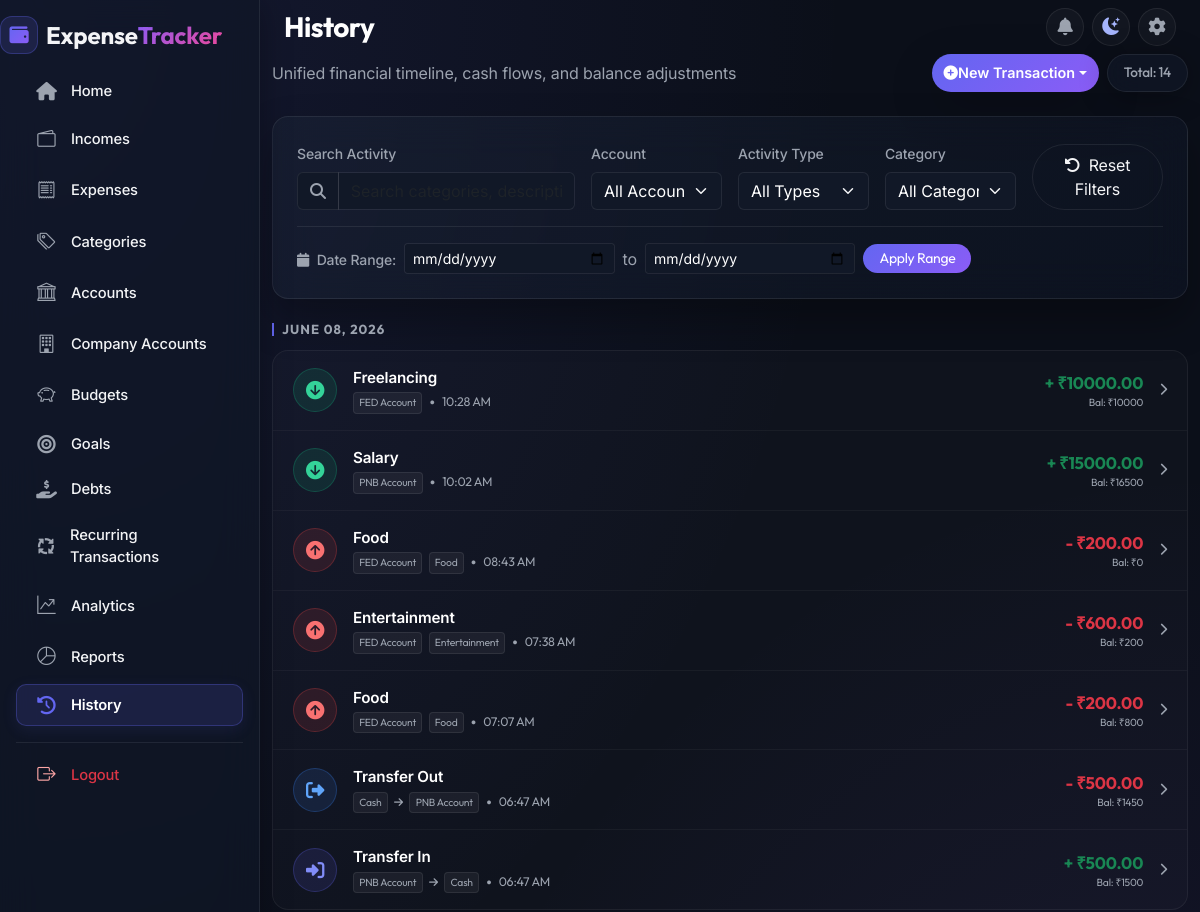
The app's page /transactions/history/ (signed in, upper part), older data.
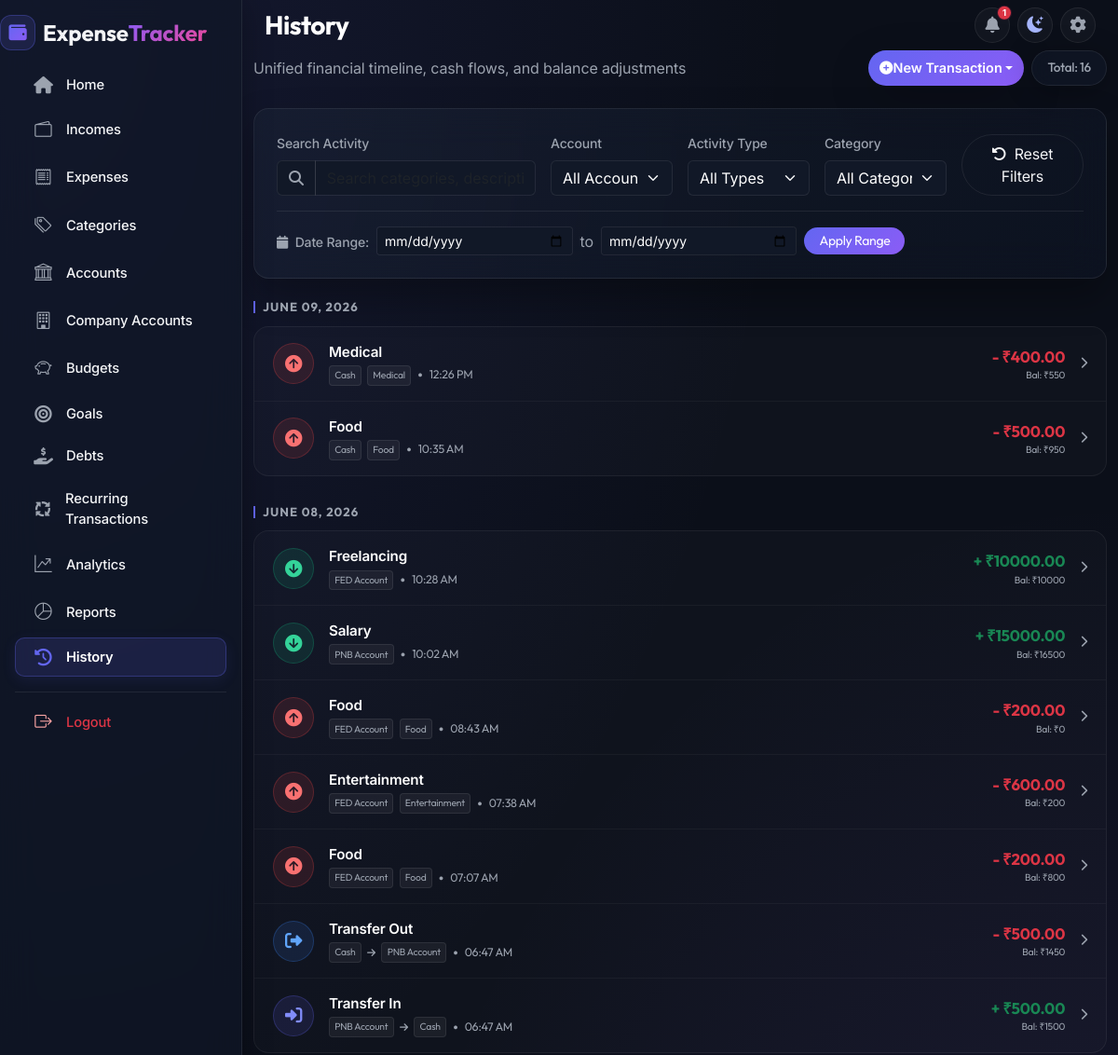
The same page, newer data.
### transactions/models.py (models this page shows, shortened)
class TransactionHistory(models.Model):
    ACTIVITY_CHOICES = [
        ('INCOME', 'Income'),
        ('EXPENSE', 'Expense'),
        ('TRANSFER_OUT', 'Transfer Out'),
        ('TRANSFER_IN', 'Transfer In'),
        ('ADJUSTMENT', 'Balance Adjustment'),
        ('CREATION', 'Account Creation'),
    ]
    user = models.ForeignKey(User, on_delete=models.CASCADE, related_name='transaction_histories')
    activity_type = models.CharField(max_length=20, choices=ACTIVITY_CHOICES)
    account = models.ForeignKey('accounts.Account', on_delete=models.CASCADE, related_name='transaction_histories')
    to_account = models.ForeignKey('accounts.Account', on_delete=models.SET_NULL, null=True, blank=True, related_name='transaction_histories_to')
    amount = models.DecimalField(max_digits=12, decimal_places=2)
    balance_before = models.DecimalField(max_digits=12, decimal_places=2)
    balance_after = models.DecimalField(max_digits=12, decimal_places=2)
    category_name = models.CharField(max_length=100, blank=True)
    description = models.TextField(blank=True, null=True)
    date = models.DateField(default=timezone.localdate)
    timestamp = models.DateTimeField(default=timezone.now)
    income = models.ForeignKey('income.Income', on_delete=models.CASCADE, null=True, blank=True)
    expense = models.ForeignKey('expenses.Expense', on_delete=models.CASCADE, null=True, blank=True)
    transfer = models.ForeignKey('accounts.AccountTransfer', on_delete=models.CASCADE, null=True, blank=True)
    class Meta:
        ordering = ['-date', '-timestamp']
        verbose_name_plural = "Transaction Histories"
    @property
    def title(self):
        if self.activity_type == 'EXPENSE' and self.expense:
            return self.expense.name
        return self.category_name

### accounts/models.py (models this page shows, shortened)
class Account(models.Model):
    ACCOUNT_TYPES = [
        ('Cash', 'Cash'),
        ('Bank Account', 'Bank Account'),
        ('Wallet', 'Wallet'),
        ('Credit Card', 'Credit Card'),
        ('UPI', 'UPI'),
    ]
    user = models.ForeignKey(User, on_delete=models.CASCADE, related_name='financial_accounts')
    name = models.CharField(max_length=100)
    account_type = models.CharField(max_length=50, choices=ACCOUNT_TYPES)
    initial_balance = models.DecimalField(max_digits=12, decimal_places=2, default=Decimal('0.00'))
    minimum_balance = models.DecimalField(max_digits=12, decimal_places=2, default=Decimal('0.00'), blank=True)
    STATUS_CHOICES = [
        ('ACTIVE', 'Active'),
        ('INACTIVE', 'Inactive'),
        ('CLOSED', 'Closed'),
    ]
    status = models.CharField(max_length=20, choices=STATUS_CHOICES, default='ACTIVE')
    notes = models.TextField(blank=True, null=True)
    created_at = models.DateTimeField(auto_now_add=True)
    updated_at = models.DateTimeField(auto_now=True)
    class Meta:
        ordering = ['name']
    def __str__(self):
        return f"{self.name} ({self.account_type})"
    @property
    def current_balance(self):
        if hasattr(self, '_current_balance_cache'):
            return self._current_balance_cache
        if hasattr(self, '_total_income'):
            self._current_balance_cache = (
                Decimal(str(self.initial_balance)) +
                Decimal(str(self._total_income)) -
                Decimal(str(self._total_expense)) +
                Decimal(str(self._incoming_transfers)) -
                Decimal(str(self._outgoing_transfers))
            )
            return self._current_balance_cache
    @property
    def effective_minimum_balance(self):
        threshold = self.minimum_balance
        if not threshold or threshold <= 0:
            try:
                user = self.user
                settings = getattr(user, '_settings_cache', None) or getattr(user, 'settings', None)
                if settings:
                    if not hasattr(user, '_settings_cache'):
                        user._settings_cache = settings
                    threshold = settings.low_balance_default_minimum
                else:
                    threshold = Decimal('0.00')
            except Exception:
                threshold = Decimal('0.00')
        return threshold
    @property
    def is_below_minimum(self):
        if self.status == 'CLOSED':
            return False
        try:
            user = self.user
            settings = getattr(user, '_settings_cache', None) or getattr(user, 'settings', None)
            if settings:
                if not hasattr(user, '_settings_cache'):
                    user._settings_cache = settings
                show_alerts = settings.low_balance_alerts
            else:
                show_alerts = True
        except Exception:
            show_alerts = True
        if not show_alerts:
            return False
        threshold = self.effective_minimum_balance
        if threshold and threshold > 0:
            return self.current_balance <= threshold
        return False
    @property
    def shortage(self):
        threshold = self.effective_minimum_balance
        if threshold and threshold > 0 and self.current_balance <= threshold:
            return threshold - self.current_balance
        return Decimal('0.00')

### expenses/models.py (models this page shows, shortened)
class Expense(models.Model):
    user = models.ForeignKey(User, on_delete=models.CASCADE, related_name='expenses')
    account = models.ForeignKey('accounts.Account', on_delete=models.CASCADE, related_name='expenses', null=True, blank=True)
    name = models.CharField(max_length=200)
    amount = models.DecimalField(max_digits=12, decimal_places=2)
    date = models.DateField()
    description = models.TextField(blank=True, null=True)
    category = models.ForeignKey(Category, on_delete=models.SET_NULL, null=True, blank=True, related_name='expenses')
    labels = models.ManyToManyField(Label, blank=True, related_name='expenses')
    created_at = models.DateTimeField(auto_now_add=True)
    updated_at = models.DateTimeField(auto_now=True)
    class Meta:
        ordering = ['-date', '-created_at']

### transactions/views.py (the view, shortened to what this page needs)
# urls.py: path('transactions/history/', views.TransactionHistoryListView.as_view(), name='transaction-history'),
class TransactionHistoryListView(LoginRequiredMixin, ListView):
    model = TransactionHistory
    template_name = 'transactions/transaction_history.html'
    context_object_name = 'history_list'
    paginate_by = 25
    def get_queryset(self):
        qs = TransactionHistory.objects.filter(user=self.request.user).select_related('account', 'to_account', 'expense', 'income').prefetch_related('expense__labels', 'income__labels')
        q = self.request.GET.get('q', '').strip()
        date_from = self.request.GET.get('date_from', '').strip()
        if date_from:
            qs = qs.filter(date__gte=date_from)
        date_to = self.request.GET.get('date_to', '').strip()
        if date_to:
            qs = qs.filter(date__lte=date_to)
        account_id = self.request.GET.get('account', '').strip()
        if account_id and account_id != 'all':
            qs = qs.filter(account_id=account_id)
        activity_type = self.request.GET.get('type', '').strip()
        if activity_type and activity_type != 'all':
            qs = qs.filter(activity_type=activity_type)
        category = self.request.GET.get('category', '').strip()
        if category and category != 'all':
            qs = qs.filter(category_name__iexact=category)
        return qs
    def get_context_data(self, **kwargs):
        context = super().get_context_data(**kwargs)
        context['accounts'] = Account.objects.filter(user=self.request.user)
        categories = list(TransactionHistory.objects.filter(user=self.request.user)\
            .values_list('category_name', flat=True).distinct().order_by('category_name'))
        context['categories'] = [c for c in categories if c]
        context['activity_types'] = TransactionHistory.ACTIVITY_CHOICES
        query_params = self.request.GET.copy()
        if 'page' in query_params:
            del query_params['page']
        context['query_string'] = query_params.urlencode()
        return context

### accounts/context_processors.py (called while the page is built, shortened)
def prefill_user_caches(user):
    if not user.is_authenticated:
        return
    if getattr(user, '_user_caches_prefilled', False):
        return
    from accounts.models import UserSettings, Account, annotate_balance
    from categories.models import Label, Category
    from decimal import Decimal
    settings, created = UserSettings.objects.get_or_create(user=user)
    user._settings_cache = settings
    all_accounts = list(annotate_balance(Account.objects.filter(user=user)))
    for acc in all_accounts:
        acc.user = user
    user._all_accounts_cache = all_accounts
    user._active_accounts_cache = [acc for acc in all_accounts if acc.status != 'CLOSED']
    user._labels_cache = list(Label.objects.filter(user=user))
    user._categories_cache = list(Category.objects.filter(user=user))
    user._user_caches_prefilled = True

### budgets/models.py (called while the page is built, shortened)
def get_budget_alert_count(user, month=None, year=None):
    return len(get_budget_alerts(user, month, year))

    @property
    def total_spent(self):
        if hasattr(self, '_total_spent'):
            return self._total_spent

### categories/models.py (called while the page is built)
    def __str__(self):
        return self.name

### transactions/templates/transactions/transaction_history.html (shortened to what the changed rows need)
{% extends 'base.html' %}
{% block content %}
<div class="container py-4">
    <div class="row align-items-center mb-4">
        <div class="col-md-4 text-md-end mt-3 mt-md-0 d-flex justify-content-md-end align-items-center gap-2 flex-wrap">
            <div class="dropdown d-inline-block">
                <button class="btn btn-primary-gradient px-3.5 py-2 rounded-pill fw-semibold dropdown-toggle d-inline-flex align-items-center gap-1.5 shadow-lg"
                        type="button" id="dropdownNewTxn" data-bs-toggle="dropdown" aria-expanded="false" style="font-size: 0.9rem;">
                </button>
            </div>
            <span class="badge bg-glass border border-glass text-muted-custom px-3 py-2 rounded-pill font-outfit fw-medium" style="height: 38px; display: inline-flex; align-items: center; font-size: 0.85rem;">
                Total: {{ page_obj.paginator.count }}
            </span>
        </div>
    </div>
    <div class="history-feed">
        {% regroup history_list by date as history_by_date %}
        {% for day in history_by_date %}
        <div class="history-day-group">
            <div class="history-day-header font-outfit">
                {{ day.grouper|date:"F d, Y" }}
            </div>
            <div class="history-card">
                {% for item in day.list %}
                <a href="{% url 'transaction-history-detail' item.pk %}" class="history-item">
                    <div class="history-icon-circle
                        {% if item.activity_type == 'INCOME' %}icon-income
                        {% elif item.activity_type == 'EXPENSE' %}icon-expense
                        {% elif item.activity_type == 'TRANSFER_OUT' %}icon-transfer-out
                        {% elif item.activity_type == 'TRANSFER_IN' %}icon-transfer-in
                        {% elif item.activity_type == 'ADJUSTMENT' %}icon-adjustment
                        {% elif item.activity_type == 'CREATION' %}icon-creation
                        {% endif %}">
                        {% if item.activity_type == 'INCOME' %}<i class="fa-solid fa-circle-arrow-down"></i>
                        {% elif item.activity_type == 'EXPENSE' %}<i class="fa-solid fa-circle-arrow-up"></i>
                        {% elif item.activity_type == 'TRANSFER_OUT' %}<i class="fa-solid fa-right-from-bracket"></i>
                        {% elif item.activity_type == 'TRANSFER_IN' %}<i class="fa-solid fa-right-to-bracket"></i>
                        {% elif item.activity_type == 'ADJUSTMENT' %}<i class="fa-solid fa-sliders"></i>
                        {% elif item.activity_type == 'CREATION' %}<i class="fa-solid fa-circle-plus"></i>
                        {% endif %}
                    </div>
                    <div class="history-meta">
                        <span class="history-title">{{ item.title }}</span>
                        <div class="history-subtitle">
                            <span class="history-badge font-outfit">{{ item.account.name }}</span>
                            {% if item.activity_type == 'EXPENSE' %}
                            <span class="history-badge font-outfit">{{ item.category_name }}</span>
                            {% endif %}
                            {% if item.to_account %}
                            <i class="fa-solid fa-arrow-right text-muted-custom" style="font-size: 0.65rem;"></i>
                            <span class="history-badge font-outfit">{{ item.to_account.name }}</span>
                            {% endif %}
                            <span class="text-muted-custom">&bull;</span>
                            <span class="text-muted-custom font-outfit">{{ item.timestamp|date:"h:i A" }}</span>
                        </div>
                    </div>
                    <div class="history-amount-container">
                        <span class="history-amount
                            {% if item.activity_type == 'INCOME' or item.activity_type == 'TRANSFER_IN' or item.activity_type == 'CREATION' %}text-success
                            {% elif item.activity_type == 'EXPENSE' or item.activity_type == 'TRANSFER_OUT' %}text-danger
                            {% else %}text-warning
                            {% endif %}">
                            {% if item.activity_type == 'INCOME' or item.activity_type == 'TRANSFER_IN' or item.activity_type == 'CREATION' %}+
                            {% elif item.activity_type == 'EXPENSE' or item.activity_type == 'TRANSFER_OUT' %}-
                            {% endif %}{{ currency_symbol }}{{ item.amount|floatformat:2 }}
                        </span>
                        <span class="text-muted-custom font-outfit" style="font-size: 0.65rem;">
                            Bal: {{ currency_symbol }}{{ item.balance_after|floatformat:0 }}
                        </span>
                    </div>
                    <i class="fa-solid fa-chevron-right text-muted-custom ms-3" style="font-size: 0.8rem;"></i>
                </a>
                {% endfor %}
            </div>
        </div>
        {% endfor %}
    </div>
</div>
{% endblock %}

Row changes from the older to the newer data that the page shows:
added TransactionHistory: grouper "JUNE 09, 2026", title "Medical", account.name "Cash", category_name "Medical", timestamp "12:26 PM", currency_symbol "₹", amount "400.00", balance_after "550"
added TransactionHistory: title "Food", account.name "Cash", category_name "Food", timestamp "10:35 AM", currency_symbol "₹", amount "500.00", balance_after "950", shown under "JUNE 09, 2026"
Text that changed along with them:
{{ total_alerts }}: (not shown) → "1"
{{ page_obj.paginator.count }}: "14" → "16"
